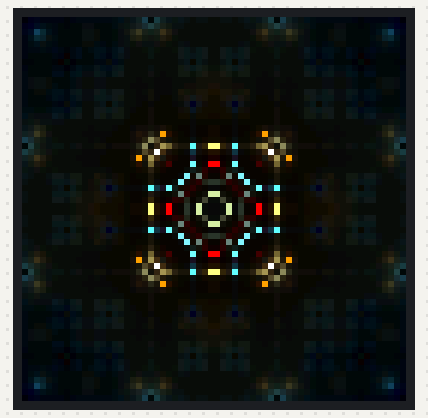
The program below on a simulated Raspberry Pi (BCM pin numbers). Shown: 64×64 colour display. The clock reads 2024-03-15 10:24:30 at power-on unless the program sets it; what the program prints to the terminal is not drawn.

Above: at 0.15 s.
At 2.58 s:
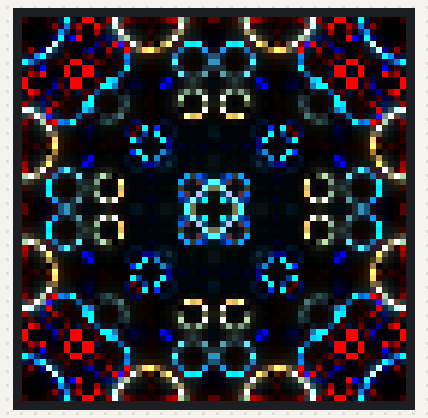
At 5.32 s:
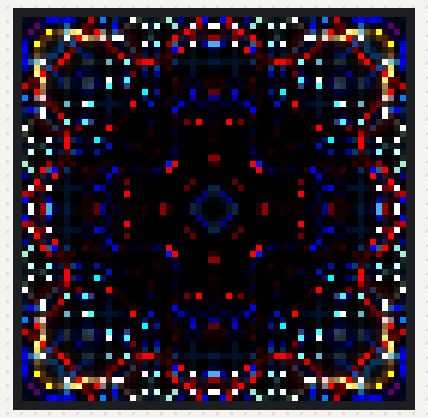
At 10.8 s:
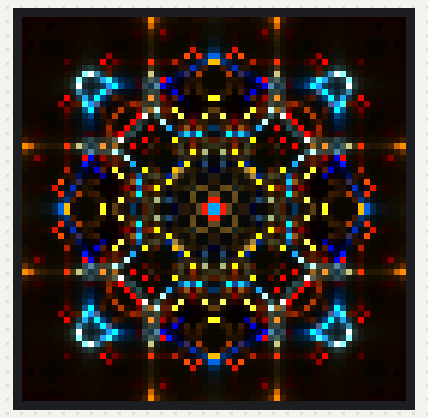
At 16.28 s:
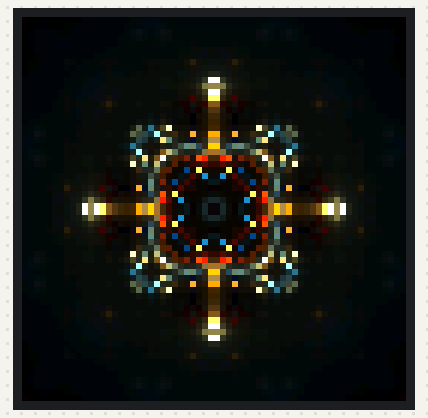
At 21.76 s:
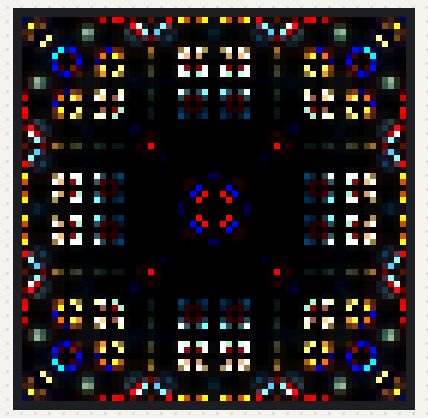

The program:

processing_caleydoskop.py
```python
#!/usr/bin/env python
# НАЗВАНИЕ: Калейдоскоп
# ОПИСАНИЕ: Психоделический калейдоскопический эффект с плавными цветовыми переходами
import time
import numpy as np
import platform

if platform.system() == "Windows":
    from RGBMatrixEmulator import RGBMatrix, RGBMatrixOptions
    graphics = None  # если нужно
else:
    from rgbmatrix import RGBMatrix, RGBMatrixOptions, graphics
from PIL import Image

# Конфигурация
options = RGBMatrixOptions()
options.rows = 64
options.cols = 64
options.chain_length = 1
options.parallel = 1
# options.hardware_mapping = 'regular'
options.hardware_mapping = 'adafruit-hat'

matrix = RGBMatrix(options=options)

WIDTH, HEIGHT = 64, 64
start_time = time.time()

# Палитра
def palette(t):
    a = np.array([0.5, 0.5, 0.5])
    b = np.array([0.5, 0.5, 0.5])
    c = np.array([1.0, 1.0, 1.0])
    d = np.array([0.263, 0.416, 0.557])

    t = t[..., np.newaxis]  # расширяем t до (H, W, 1)
    return np.sin(a) + np.cos(b) * np.cos(6.28318 * (c * np.cos(t) + np.sin(d)))
# Предрасчёт сетки координат
x = np.linspace(-1, 1, WIDTH)
y = np.linspace(-1, 1, HEIGHT)
uv_x, uv_y = np.meshgrid(x * WIDTH / HEIGHT, y)
uv0_x, uv0_y = uv_x.copy(), uv_y.copy()
uv0_len = np.sqrt(uv0_x**2 + uv0_y**2)

def generate_frame(current_time):
    uv_x, uv_y = uv0_x.copy(), uv0_y.copy()
    final_color = np.zeros((HEIGHT, WIDTH, 3), dtype=np.float32)

    for i in range(4):
        uv_x = (uv_x * 1.5) % 1.0 - 0.5
        uv_y = (uv_y * 1.5) % 1.0 - 0.5

        d = np.sqrt(uv_x**2 + uv_y**2)
        d *= np.exp(-uv0_len)
        col = palette(uv0_len + i * 0.4 + current_time * 0.4)

        d = np.sin(d * 8.0 + current_time) / 8.0
        d = np.abs(d) / 0.4
        d = np.where(d > 0.001, np.power(0.01 / d, 1.2), 0)

        final_color += col * d[..., np.newaxis]

    final_color = np.clip(final_color * 255, 0, 255).astype(np.uint8)
    return Image.fromarray(final_color, 'RGB')

# Основной цикл
try:
    print("Запуск анимации на LED панели 64x64... (CTRL-C для остановки)")
    while True:
        frame = generate_frame(time.time() - start_time)
        matrix.SetImage(frame)
        time.sleep(0.03)
except KeyboardInterrupt:
    print("\nОстановка анимации...")
    matrix.Clear()
    print("Завершено.")
```
